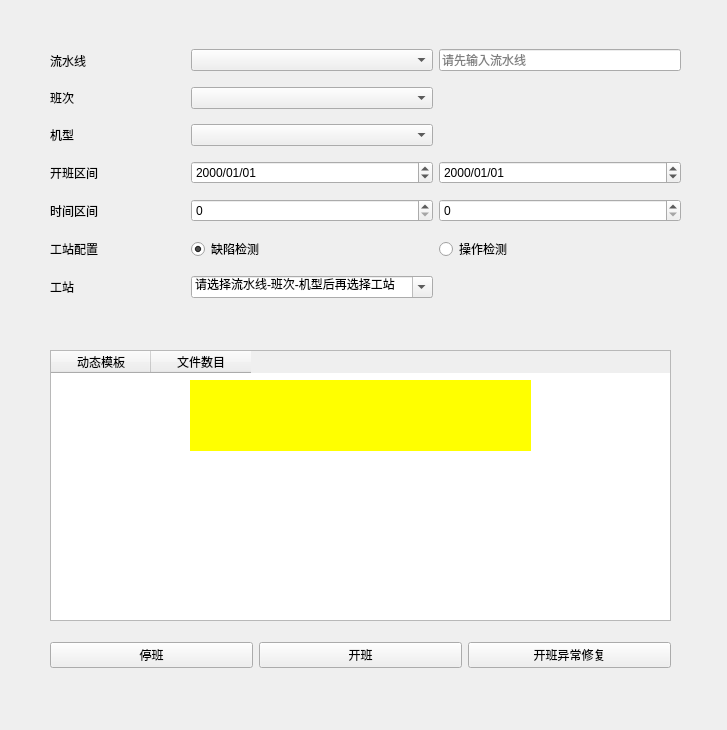
<?xml version="1.0" encoding="UTF-8"?>
<ui version="4.0">
 <class>MainWindow</class>
 <widget class="QMainWindow" name="MainWindow">
  <property name="geometry">
   <rect>
    <x>0</x>
    <y>0</y>
    <width>727</width>
    <height>730</height>
   </rect>
  </property>
  <property name="windowTitle">
   <string>MainWindow</string>
  </property>
  <property name="windowIcon">
   <iconset>
    <normaloff>ico.ico</normaloff>ico.ico</iconset>
  </property>
  <widget class="QWidget" name="centralwidget">
   <widget class="QWidget" name="widget" native="true">
    <property name="geometry">
     <rect>
      <x>30</x>
      <y>20</y>
      <width>671</width>
      <height>681</height>
     </rect>
    </property>
    <widget class="QWidget" name="gridLayoutWidget">
     <property name="geometry">
      <rect>
       <x>20</x>
       <y>20</y>
       <width>631</width>
       <height>271</height>
      </rect>
     </property>
     <layout class="QGridLayout" name="gridLayout" columnstretch="1,2,2">
      <property name="sizeConstraint">
       <enum>QLayout::SetDefaultConstraint</enum>
      </property>
      <property name="horizontalSpacing">
       <number>6</number>
      </property>
      <item row="2" column="1">
       <widget class="QComboBox" name="comboBox_3">
        <property name="editable">
         <bool>false</bool>
        </property>
        <property name="currentText">
         <string notr="true"/>
        </property>
       </widget>
      </item>
      <item row="1" column="0">
       <widget class="QLabel" name="label_3">
        <property name="text">
         <string>班次</string>
        </property>
       </widget>
      </item>
      <item row="3" column="0">
       <widget class="QLabel" name="label_2">
        <property name="text">
         <string>开班区间 </string>
        </property>
       </widget>
      </item>
      <item row="4" column="0">
       <widget class="QLabel" name="label_5">
        <property name="text">
         <string>时间区间</string>
        </property>
       </widget>
      </item>
      <item row="0" column="2">
       <widget class="QLineEdit" name="lineEdit">
        <property name="placeholderText">
         <string>请先输入流水线</string>
        </property>
       </widget>
      </item>
      <item row="4" column="2">
       <widget class="QSpinBox" name="spinBox_2">
        <property name="maximum">
         <number>23</number>
        </property>
       </widget>
      </item>
      <item row="3" column="1">
       <widget class="QDateTimeEdit" name="dateTimeEdit">
        <property name="displayFormat">
         <string>yyyy/MM/dd</string>
        </property>
       </widget>
      </item>
      <item row="2" column="0">
       <widget class="QLabel" name="label_4">
        <property name="text">
         <string>机型</string>
        </property>
       </widget>
      </item>
      <item row="3" column="2">
       <widget class="QDateTimeEdit" name="dateTimeEdit_2">
        <property name="displayFormat">
         <string>yyyy/MM/dd</string>
        </property>
       </widget>
      </item>
      <item row="0" column="1">
       <widget class="QComboBox" name="comboBox">
        <property name="sizeAdjustPolicy">
         <enum>QComboBox::AdjustToContents</enum>
        </property>
       </widget>
      </item>
      <item row="6" column="1">
       <widget class="QComboBox" name="comboBox_4">
        <property name="editable">
         <bool>true</bool>
        </property>
        <item>
         <property name="text">
          <string>请选择流水线-班次-机型后再选择工站</string>
         </property>
        </item>
       </widget>
      </item>
      <item row="0" column="0" alignment="Qt::AlignRight">
       <widget class="QLabel" name="label">
        <property name="minimumSize">
         <size>
          <width>135</width>
          <height>23</height>
         </size>
        </property>
        <property name="text">
         <string>流水线</string>
        </property>
       </widget>
      </item>
      <item row="4" column="1">
       <widget class="QSpinBox" name="spinBox">
        <property name="minimum">
         <number>0</number>
        </property>
        <property name="maximum">
         <number>23</number>
        </property>
        <property name="stepType">
         <enum>QAbstractSpinBox::DefaultStepType</enum>
        </property>
        <property name="value">
         <number>0</number>
        </property>
        <property name="displayIntegerBase">
         <number>10</number>
        </property>
       </widget>
      </item>
      <item row="1" column="1">
       <widget class="QComboBox" name="comboBox_2"/>
      </item>
      <item row="6" column="0">
       <widget class="QLabel" name="label_6">
        <property name="text">
         <string>工站</string>
        </property>
       </widget>
      </item>
      <item row="5" column="0">
       <widget class="QLabel" name="label_7">
        <property name="text">
         <string>工站配置</string>
        </property>
       </widget>
      </item>
      <item row="5" column="1">
       <widget class="QRadioButton" name="radioButton">
        <property name="text">
         <string>缺陷检测</string>
        </property>
        <property name="checked">
         <bool>true</bool>
        </property>
        <property name="autoExclusive">
         <bool>true</bool>
        </property>
       </widget>
      </item>
      <item row="5" column="2">
       <widget class="QRadioButton" name="radioButton_2">
        <property name="text">
         <string>操作检测</string>
        </property>
        <property name="autoExclusive">
         <bool>true</bool>
        </property>
       </widget>
      </item>
     </layout>
    </widget>
    <widget class="QStackedWidget" name="stackedWidget">
     <property name="geometry">
      <rect>
       <x>10</x>
       <y>310</y>
       <width>641</width>
       <height>291</height>
      </rect>
     </property>
     <property name="currentIndex">
      <number>0</number>
     </property>
     <widget class="QWidget" name="page_3">
      <widget class="QTableWidget" name="tableWidget_2">
       <property name="geometry">
        <rect>
         <x>10</x>
         <y>20</y>
         <width>621</width>
         <height>271</height>
        </rect>
       </property>
       <attribute name="verticalHeaderVisible">
        <bool>false</bool>
       </attribute>
       <column>
        <property name="text">
         <string>动态模板</string>
        </property>
       </column>
       <column>
        <property name="text">
         <string>文件数目</string>
        </property>
       </column>
      </widget>
      <widget class="QLabel" name="label_8">
       <property name="geometry">
        <rect>
         <x>150</x>
         <y>50</y>
         <width>341</width>
         <height>71</height>
        </rect>
       </property>
       <property name="styleSheet">
        <string notr="true">font: 20pt &quot;MS Shell Dlg 2&quot;;
background-color: rgb(255, 255, 0);</string>
       </property>
       <property name="text">
        <string/>
       </property>
      </widget>
     </widget>
     <widget class="QWidget" name="page_4">
      <widget class="QTableWidget" name="tableWidget_3">
       <property name="geometry">
        <rect>
         <x>10</x>
         <y>20</y>
         <width>631</width>
         <height>271</height>
        </rect>
       </property>
       <attribute name="verticalHeaderVisible">
        <bool>false</bool>
       </attribute>
       <column>
        <property name="text">
         <string>静态模板</string>
        </property>
       </column>
       <column>
        <property name="text">
         <string>文件数目</string>
        </property>
       </column>
      </widget>
     </widget>
    </widget>
    <widget class="QWidget" name="gridLayoutWidget_2">
     <property name="geometry">
      <rect>
       <x>20</x>
       <y>600</y>
       <width>621</width>
       <height>71</height>
      </rect>
     </property>
     <layout class="QGridLayout" name="gridLayout_2">
      <item row="0" column="1">
       <widget class="QPushButton" name="pushButton_2">
        <property name="text">
         <string>开班</string>
        </property>
       </widget>
      </item>
      <item row="0" column="0">
       <widget class="QPushButton" name="pushButton">
        <property name="text">
         <string>停班</string>
        </property>
       </widget>
      </item>
      <item row="0" column="2">
       <widget class="QPushButton" name="pushButton_3">
        <property name="text">
         <string>开班异常修复</string>
        </property>
       </widget>
      </item>
     </layout>
    </widget>
   </widget>
  </widget>
 </widget>
 <resources/>
 <connections/>
</ui>
